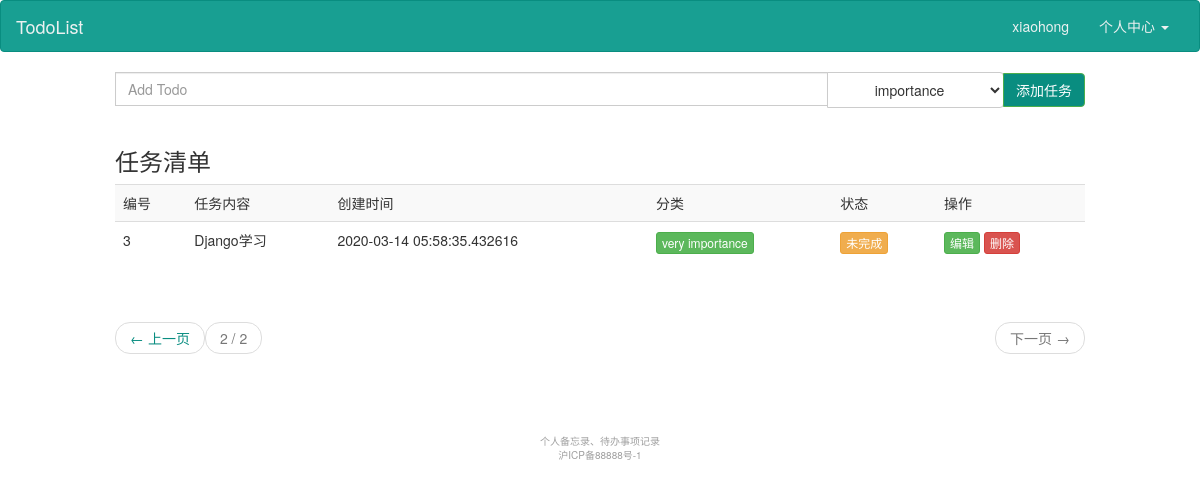
The page /todo/list/?page=2 (signed in) on the database as committed earlier.
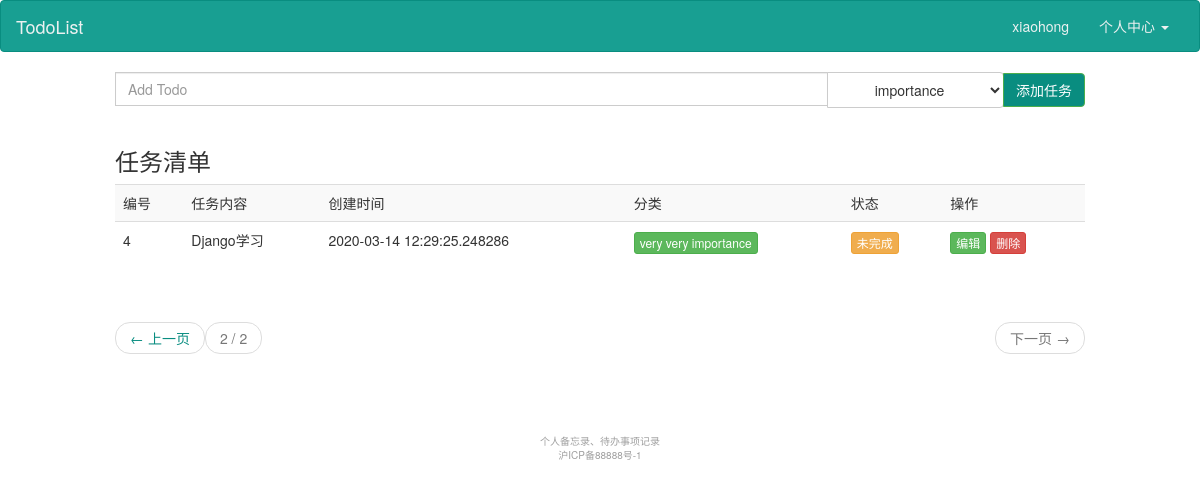
The same page on the database as committed later.
### app/model.py (models this page shows, shortened)
class User(UserMixin, db.Model):
    __tablename__ = 'users'  # 自定义数据表的表名
    id = db.Column(db.Integer, primary_key=True, autoincrement=True)
    username = db.Column(db.String(100), unique=True, nullable=False)
    password_hash = db.Column(db.String(200), nullable=True)  # 数据库中需要存储加密过的密码
    email = db.Column(db.String(64), unique=True, index=True)
    confirmed = db.Column(db.Boolean, default=False)
    name = db.Column(db.String(64))
    location = db.Column(db.String(64))  # 所在地
    about_me = db.Column(db.Text())  # 自我介绍
    member_since = db.Column(db.DateTime(), default=datetime.utcnow)
    last_seen = db.Column(db.DateTime(), default=datetime.utcnow)
    role_id = db.Column(db.Integer, db.ForeignKey('roles.id'))
    todos = db.relationship('Todo', backref='user')
    categories = db.relationship('Category', backref='user')
    @property
    def password(self):
        raise AttributeError('password is not a readable attribute')

class Todo(db.Model):
    __tablename__ = 'todos'
    id = db.Column(db.Integer, autoincrement=True, primary_key=True)
    content = db.Column(db.String(100))  # 任务内容
    status = db.Column(db.Boolean, default=False)  # 任务的状态
    add_time = db.Column(db.DateTime, default=datetime.utcnow)  # 任务创建时间
    user_id = db.Column(db.Integer, db.ForeignKey('users.id'))
    category_id = db.Column(db.Integer, db.ForeignKey('categories.id'))

class Category(db.Model):
    __tablename__ = 'categories'
    id = db.Column(db.Integer, autoincrement=True, primary_key=True)
    name = db.Column(db.String(20), unique=True)
    add_time = db.Column(db.DateTime, default=datetime.utcnow)  # 任务创建时间
    user_id = db.Column(db.Integer, db.ForeignKey('users.id'))
    todos = db.relationship('Todo', backref='category')

### app/todo/views.py (the view)
@todo.route('/list/')
@login_required
def list():
    form = AddTodoForm()  # 添加操作的表单
    page = int(request.args.get('page', 1))
    todoPageObj = Todo.query.filter_by(
        user_id=current_user.id).paginate(
        page, per_page=current_app.config['PER_PAGE'])
    return render_template('todo/list.html', todoObj=todoPageObj, form=form)

### app/todo/forms.py
class AddTodoForm(FlaskForm):
    content = StringField(
        label='任务内容',
        validators=[DataRequired()],
        render_kw={
            'class': "form-control aligin-right ",
            'placeholder': "Add Todo"
        }
    )
    category = SelectField(
        label='分类',
        coerce=int,  # 存的是id整形
        render_kw={
            'class': "btn btn-default dropdown-toggle aligin-right",
        }
    )
    submit = SubmitField(
        label='添加任务',
        render_kw = {
        'class': "btn btn-default btn-success btn-todo-add"
    })
    def __init__(self):
        super(AddTodoForm, self).__init__()
        categories = Category.query.all()
        if categories:
            self.category.choices = [(item.id, item.name) for item in
                                     categories]
        else:
            self.category.choices = [(-1, "请先创建分类")]

### app/auth/views.py (called while the page is built)
@auth.before_app_request
def before_request():
    if current_user.is_authenticated \
            and not current_user.confirmed \
            and request.endpoint[:5] != 'auth.' \
            and request.endpoint != 'static':
        return redirect(url_for('auth.unconfirmed'))

### app/model.py (called while the page is built)
@login_manager.user_loader
def load_user(user_id):
    return User.query.get(int(user_id))

### app/templates/todo/list.html (shortened to what this page needs)
{% extends 'base.html' %}
{% block content %}
        <div class="col-lg-10 col-xs-offset-1">
            <form method="post" action="{{ url_for('todo.add') }}">
                <div class="input-group">
                    {{ form.content() }}
                    <span class="input-group-btn">
                    {{ form.category() }}
                    {{ form.submit() }}
                    </span>
                </div>
            </form>
            <br/>
            <h3>任务清单</h3>
            <table class="table table-striped">
                <tr>
                    <td>编号</td>
                    <td>任务内容</td>
                    <td>创建时间</td>
                    <td>分类</td>
                    <td>状态</td>
                    <td>操作</td>
                </tr>
                {% for todo in todoObj.items %}
                    <tr>
                        <td>{{ todo.id }}</td>
                        <td>{{ todo.content }}</td>
                        <td>{{ todo.add_time }}</td>
                        <td>
                            <a href="#" class="btn btn-success btn-xs" role="button">{{ todo.category.name }}</a>
                        </td>
                        <td>
                            {% if todo.status %}
                                <a href="{{ url_for('todo.undo', id=todo.id) }}" class="btn btn-success btn-xs" role="button">
                                    已完成
                                </a>
                            {% else %}
                                <a href="{{ url_for('todo.done', id=todo.id) }}" class="btn btn-warning btn-xs" role="button">
                                    未完成
                                </a>
                            {% endif %}
                        </td>
                        <td>
                            <a href="{{ url_for('todo.edit', id=todo.id) }}" class="btn btn-success btn-xs" role="button">
                                编辑
                            </a>
                            <a href="{{ url_for('todo.delete', id=todo.id) }}" class="btn btn-danger btn-xs" role="button">
                                删除
                            </a>
                        </td>
                    </tr>
                {% endfor %}
            </table>
            <br/>
            <nav aria-label="...">
                <ul class="pager">
                    {% if todoObj.has_prev %}
                        <li class="previous"><a href="{{ url_for('todo.list') }}?page={{ todoObj.prev_num }}">
                            <span aria-hidden="true">&larr;</span> 上一页</a></li>
                    {% else %}
                        <li class="previous disabled"><a href="#"><span aria-hidden="true">&larr;</span> 上一页</a></li>
                    {% endif %}
                    <li class="previous disabled text-center">
                        <a href="#">{{ todoObj.page }} / {{ todoObj.pages }}</a>
                    </li>
                    {% if todoObj.has_next %}
                        <li class="next"><a href="{{ url_for('todo.list') }}?page={{ todoObj.next_num }}">
                            下一页 <span aria-hidden="true">&rarr;</span></a>
                        </li>
                    {% else %}
                        <li class="next disabled"><a href="#">下一页 <span aria-hidden="true">&rarr;</span></a></li>
                    {% endif %}
                </ul>
            </nav>
        </div>
{% endblock %}

### app/templates/base.html (shortened to what this page needs)
<!DOCTYPE html>
<html lang="zh-CN">
<head>
    <link href="https://cdn.jsdelivr.net/npm/bootstrap@3.3.7/dist/css/bootstrap.min.css" rel="stylesheet">
    <link href="/static/css/todo.css" rel="stylesheet">
</head>
<body>
<nav class="navbar navbar-default">
    <div class="container-fluid">
        <div class="navbar-header">
            <a class="navbar-brand" href="{{ url_for('auth.index') }}">TodoList</a>
        </div>
        <div class="collapse navbar-collapse" id="bs-example-navbar-collapse-1">
            <ul class="nav navbar-nav navbar-right">
                {% if current_user.is_authenticated %}
                    <li><a href="{{ url_for('user.get_user', id=current_user.id) }}">{{ current_user.username }}</a>
                    </li>
                    <li class="dropdown">
                        <a href="#" class="dropdown-toggle" data-toggle="dropdown" role="button"
                           aria-haspopup="true" aria-expanded="false">个人中心 <span class="caret"></span></a>
                    </li>
                {% else %}
                    <li><a href="{{ url_for('auth.register') }}">注册</a></li>
                    <li><a href="{{ url_for('auth.login') }}">登录</a></li>
                {% endif %}
            </ul>
        </div>
    </div>
</nav>
<div class="container-fluid">
    <div class="row">
            {% block content %}
            {% endblock %}
    </div>
</div>
<br/>
<br/>
<br/>
<footer class="text-center index-footer">
    个人备忘录、待办事项记录<br/>
    沪ICP备88888号-1
</footer>
</body>
</html>

### app/static/css/todo.css (style rules this page uses)
.index-footer { font-size: x-small; color: #9F9F9F; }
.navbar-default { background-color: #189f92; border-color: #098d80; }
.navbar-default .navbar-brand { color: #ecf1f1; }
.navbar-default .navbar-nav > li > a { color: #ecf1f1; }
.navbar-default .navbar-collapse, .navbar-default .navbar-form { border-color: #ecf1f1; }
.btn-todo-add { background-color: #098d80; }
.pager li a { color: #098d80; }

Rows that differ between the two databases and show on the page:
removed Todo: id "3", content "Django学习", add_time "2020-03-14 05:58:35.432616", category.name "very importance"
added Todo: id "4", content "Django学习", add_time "2020-03-14 12:29:25.248286", category.name "very very importance"
